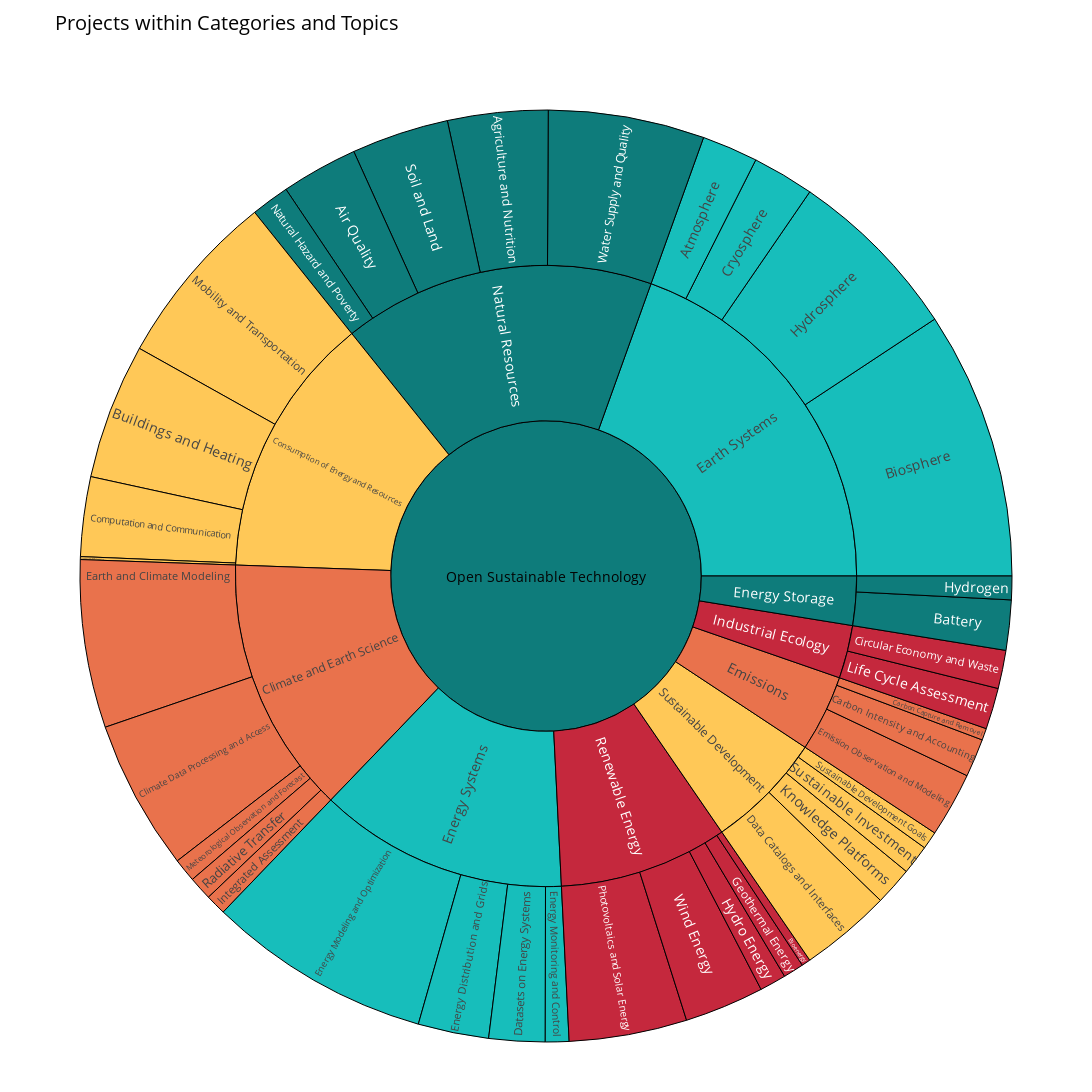

This figure's notebook cell:
### Markdown cell above
**Projects on climate, biosphere, hydrosphere and water supply as well as energy system modelling, mobility & transportation and buildings make up ~45% of all identified projects.** This is likely due to the research maturity of these fields, the multitude of scientific organisations behind them, and the relatively good availability of open data from natural and engineered systems in these categories. Particularly in the field of energy modelling and in renewable energy such as photovoltaics or wind energy, we can see a stronger open source ecosystem. However, despite the central importance of batteries for energy storage, only a small number of OSS projects are under development.

Furthermore, areas where software plays a central role but only a small number of projects can be identified are of particular interest. 

**For example, within [Sustainable Investment](https://opensustain.tech/#sustainable-investment) representing only 1.15 % (a total of 11 projects), open source is still something of a marginal factor.** Despite ongoing discussions about ESG (Environmental, Social and Governance) ratings in terms of their quality and transparency, the field is dominated by proprietary closed-source frameworks and datasets. The lack of open source and open science in sustainable investment reflects the lack of impact measurement and evaluation which are key in financing a sustainable transformation. **Also, the field of energy and resource consumption in industrial production shows a very low level of OSS developments, at only 0.28 %.**

**In Emissions Observation and Modeling, there are only 21 developments, representing 2.1% of all projects.** Despite the significant impact of man-made emissions on the climate, there are not enough open source tools, platforms, and communities that truly reflect the magnitude of the challenge. A significant business opportunity would exist if an open source community brought together various emissions monitoring and modelling datasets from around the world on a single platform. Such a platform would be critical for transparency in pressing issues such as carbon trading, carbon taxes, and company sustainability assessments. Electricity Maps has demonstrated with great success how this approach works for the share of renewables in local energy grids. Hundreds of scientists and developers have joined forces and integrated existing data into one platform. There are new promising developments such as [The Global Registry of Fossil Fuels](https://fossilfuelregistry.org/).

**Topics with low OSS representation also include bioenergy, hydrogen, and carbon capture.** This is likely to be due to the more nascent nature of these areas and the smaller academic communities working in them. These technologies have a higher degree of uncertainty and data are held by for-profit companies within this sector. The small number of open source projects makes it difficult to quantify, transparently and independently, the sustainable developments in this area.

**Lastly, domains like carbon offsets or calculations on climate neutrality could not be investigated due to a general lack of OSS projects.** Despite intensive research, no OSS project or organisation (with the exception of [CarbonPlan](https://carbonplan.org/)) could be found that provides comprehensive and scientifically sound calculations and methodologies of climate neutrality and the carbon offsets of individual companies. All statements about the environmental impact of companies are primarily based on black box algorithms and analyses performed by companies and consultancies, making sustainability statements of Carbon Offsets rather opaque.

### Code cell
fig = px.sunburst(
    df_active.assign(hole="Open Sustainable Technology"),
    path=['hole','sector', 'topic', 'project_name'],
    color='sector',
    maxdepth=3,
    color_discrete_sequence=color_discrete_sequence
)

fig.update_layout(title="Projects within Categories and Topics", height=1300, width=1300, font_size=14)
# animated transitions are currently not implemented when uniformtext is used
fig.update_traces(insidetextorientation='radial', textinfo='label', marker=dict(line=dict(color='#000000', width=1)))

fig.show()

### Figure 1 — Plotly figure (JSON) as saved in the notebook; plotly's stock layout.template omitted (floating-point values rounded to 4 significant figures; data arrays with more than 128 entries replaced by an {"elided": "..."} marker saying what was removed)
{"data": [{"branchvalues": "total", "customdata": {"elided": "1028x1 str values"}, "domain": {"x": [0, 1], "y": [0, 1]}, "hovertemplate": "labels=%{label}<br>count=%{value}<br>parent=%{parent}<br>id=%{id}<br>sector=%{customdata[0]}<extra></extra>", "ids": {"elided": "1028 str values"}, "insidetextorientation": "radial", "labels": {"elided": "1028 str values"}, "marker": {"colors": {"elided": "1028 str values"}, "line": {"color": "#000000", "width": 1}}, "maxdepth": 3, "name": "", "parents": {"elided": "1028 str values"}, "textinfo": "label", "type": "sunburst", "values": {"elided": "1028 int values"}}], "layout": {"font": {"size": 14}, "height": 1300, "legend": {"tracegroupgap": 0}, "margin": {"t": 60}, "sunburstcolorway": ["#0E7C7B", "#17BEBB", "#FFC857", "#E9724C", "#C5283D"], "title": {"text": "Projects within Categories and Topics"}, "width": 1300}}
